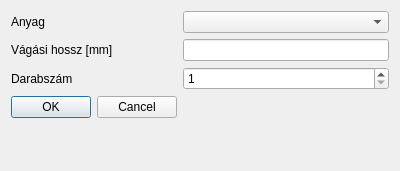
<?xml version="1.0" encoding="UTF-8"?>
<ui version="4.0">
 <class>AddInputDialog</class>
 <widget class="QDialog" name="AddInputDialog">
  <property name="geometry">
   <rect>
    <x>0</x>
    <y>0</y>
    <width>400</width>
    <height>171</height>
   </rect>
  </property>
  <property name="windowTitle">
   <string>Dialog</string>
  </property>
  <layout class="QFormLayout" name="formLayout">
   <item row="2" column="0">
    <widget class="QLabel" name="label">
     <property name="text">
      <string>Vágási hossz [mm]</string>
     </property>
    </widget>
   </item>
   <item row="2" column="1">
    <widget class="QLineEdit" name="editLength"/>
   </item>
   <item row="3" column="0">
    <widget class="QLabel" name="label_2">
     <property name="text">
      <string>Darabszám</string>
     </property>
    </widget>
   </item>
   <item row="3" column="1">
    <widget class="QSpinBox" name="spinQuantity">
     <property name="minimum">
      <number>1</number>
     </property>
    </widget>
   </item>
   <item row="8" column="0">
    <widget class="QDialogButtonBox" name="buttonBox">
     <property name="orientation">
      <enum>Qt::Orientation::Horizontal</enum>
     </property>
     <property name="standardButtons">
      <set>QDialogButtonBox::StandardButton::Cancel|QDialogButtonBox::StandardButton::Ok</set>
     </property>
    </widget>
   </item>
   <item row="1" column="0">
    <widget class="QLabel" name="label_3">
     <property name="text">
      <string>Anyag</string>
     </property>
    </widget>
   </item>
   <item row="1" column="1">
    <widget class="QComboBox" name="comboMaterial"/>
   </item>
  </layout>
 </widget>
 <resources/>
 <connections>
  <connection>
   <sender>buttonBox</sender>
   <signal>accepted()</signal>
   <receiver>AddInputDialog</receiver>
   <slot>accept()</slot>
   <hints>
    <hint type="sourcelabel">
     <x>248</x>
     <y>254</y>
    </hint>
    <hint type="destinationlabel">
     <x>157</x>
     <y>274</y>
    </hint>
   </hints>
  </connection>
  <connection>
   <sender>buttonBox</sender>
   <signal>rejected()</signal>
   <receiver>AddInputDialog</receiver>
   <slot>reject()</slot>
   <hints>
    <hint type="sourcelabel">
     <x>316</x>
     <y>260</y>
    </hint>
    <hint type="destinationlabel">
     <x>286</x>
     <y>274</y>
    </hint>
   </hints>
  </connection>
 </connections>
</ui>
